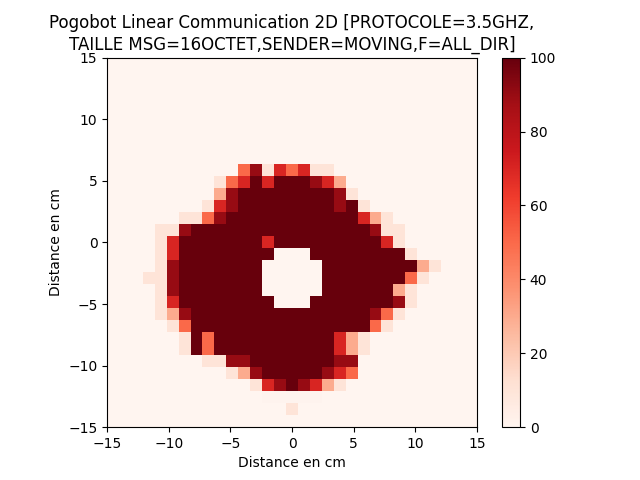

Python code for this plot:
import numpy as np
import matplotlib.pyplot as plt

# Création du tableau de valeurs 2D
x = np.arange(-15, 16)
y = np.arange(-15, 16)


#EXP 16 octets
values1 = np.zeros((31,31))
values2 = np.zeros((31,31))

values1[1] = [0, 0, 0, 0, 0, 0, 0, 0, 0, 0, 0, 0, 0, 0, 0, 10, 0, 0, 0, 0, 0, 0, 0, 0, 0, 0, 0, 0, 0,0, 0]
values2[1] = [0, 0, 0, 0, 0, 0, 0, 0, 0, 0, 0, 0, 0, 0, 0, 1, 0, 0, 0, 0, 0, 0, 0, 0, 0, 0, 0, 0, 0,0,0]

values1[2] = [0, 0, 0, 0, 0, 0, 0, 0, 0, 0, 0, 0, 0, 10, 10, 90, 10, 10, 0, 0, 0, 0, 0, 0, 0, 0,0, 0, 0, 0, 0]
values1[2] = [0, 0, 0, 0, 0, 0, 0, 0, 0, 0, 0, 0, 0, 1, 1, 1, 1, 1, 0, 0, 0, 0, 0, 0, 0, 0,0, 0, 0, 0, 0]

values1[3] = [0, 0, 0, 0, 0, 0, 0, 0, 0, 0, 0, 0, 10, 70, 90, 100, 90, 70, 30, 10, 0, 0, 0,0, 0, 0, 0, 0, 0, 0, 0]
values2[3] = [0, 0, 0, 0, 0, 0, 0, 0, 0, 0, 0, 0, 1, 1, 1, 1, 1, 1, 1, 1, 0, 0, 0, 0, 0, 0,0, 0, 0, 0, 0]

values1[4] = [0, 0, 0, 0, 0, 0, 0, 0, 0, 0, 10, 30, 90, 100, 100, 100, 100, 100, 90, 70, 50, 0, 0, 0, 0, 0, 0, 0, 0, 0, 0]
values2[4] = [0, 0, 0, 0, 0, 0, 0, 0, 0, 0, 1, 1, 1, 1, 1, 1, 1, 1, 1, 1, 1, 0, 0, 0, 0, 0, 0, 0, 0, 0, 0]

values1[5] = [0, 0, 0, 0, 0, 0, 0, 0, 10, 10, 90, 90, 100, 100, 100, 100, 100, 100, 100, 90, 90, 0,0, 0, 0, 0, 0, 0, 0, 0, 0]
values2[5] = [0, 0, 0, 0, 0, 0, 0, 0, 1, 1, 1, 1, 1, 1, 1, 1, 1, 1, 1, 1, 1, 0, 0, 0, 0, 0, 0, 0, 0,0, 0]

values1[6] = [0, 0, 0, 0, 0, 0, 10, 100, 50, 100, 100, 100, 100, 100, 100, 100, 100, 100, 100, 70, 30, 10, 0,0, 0, 0, 0, 0, 0, 0, 0]
values2[6] = [0, 0, 0, 0, 0, 0, 1, 2, 2, 2, 2, 2, 2, 2, 1, 1, 1, 2, 1, 2, 2, 1, 1, 1, 0, 0,  0, 0, 0,0, 0]

values1[7] = [0, 0, 0, 0, 0, 0, 10, 100, 50, 100, 100, 100, 100, 100, 100, 100, 100, 100, 100, 70, 30, 10, 0,0, 0, 0, 0, 0, 0, 0, 0]
values2[7] = [0, 0, 0, 0, 0, 0, 1, 2, 2, 2, 2, 2, 2, 2, 1, 1, 1, 2, 1, 2, 2, 1, 1, 1, 0, 0, 0, 0, 0, 0, 0]

values1[8] = [0, 0, 0, 0, 0, 10, 50, 100, 100, 100, 100, 100, 100, 100, 100, 100, 100, 100, 100, 100, 100, 100, 50, 10, 0, 0, 0, 0, 0, 0, 0]
values2[8] = [0, 0, 0, 0, 0, 1, 1, 2, 2, 2, 2, 2, 2, 2, 1, 1, 1, 2, 2, 2, 2, 2, 1, 1, 0, 0, 0, 0, 0, 0, 0]

values1[9] = [0, 0, 0, 0, 10, 30, 90, 100, 100, 100, 100, 100, 100, 100, 100, 100, 100, 100, 100, 100, 100, 100, 90, 50, 10,0, 0, 0, 0, 0, 0]
values2[9] = [0, 0, 0, 0, 1, 1, 1, 2, 2, 2, 2, 2, 2, 2, 1, 1, 1, 2, 2, 2, 2, 1, 1, 1, 0, 0, 0, 0,0, 0, 0]

values1[10] = [0, 0, 0, 0, 10, 70, 100, 100, 100, 100, 100, 100, 100, 100, 0, 0, 0, 100, 100, 100, 100, 100, 100, 100, 90, 10,0, 0, 0, 0, 0]
values2[10] = [0, 0, 0, 1, 1, 1, 1, 2, 2, 1, 2, 2, 2, 0, 0, 0, 2, 2, 1, 2, 1, 1, 1, 1, 1, 0, 0, 0,0, 0, 0]

values1[11] = [0, 0, 0, 0, 10, 90, 100, 100, 100, 100, 100, 100, 100, 0, 0, 0, 0, 0, 100, 100, 100, 100, 100, 100, 30, 10,  0, 0,0, 0, 0]
values2[11] = [0, 0, 0, 0, 1, 1, 1, 1, 1, 1, 1, 2, 1, 0, 0, 0, 0, 0, 2, 1, 1, 1, 1, 1, 1, 1, 0, 0, 0, 0, 0]

values1[12] = [0, 0, 0, 10, 10, 90, 100, 100, 100, 100, 100, 100, 100, 0, 0, 0, 0, 0, 100, 100, 100, 100, 100, 100, 100, 50, 10, 0, 0, 0, 0]
values2[12] = [0, 0, 0, 1, 1, 1, 1, 1, 1, 1, 1, 1, 1, 1, 0, 0, 0, 0, 0, 1, 1, 1, 2, 1, 1, 1, 1, 0, 0, 0, 0]

values1[13] = [0, 0, 0, 0, 10, 90, 100, 100, 100, 100, 100, 100, 100, 0, 0, 0, 0, 0, 100, 100, 100, 100, 100, 100, 100, 100, 30, 10,  0, 0, 0]
values2[13] = [0, 0, 0, 0, 1, 1, 1, 1, 1, 1, 1, 1, 1, 1, 0, 0, 0, 0, 0, 1, 1, 1, 1, 1, 1, 1, 1, 0, 0,  0, 0]

values1[14] = [0, 0, 0, 0, 10, 70, 100, 100, 100, 100, 100, 100, 100, 100, 0, 0, 0, 100, 100, 100, 100, 100, 100, 100, 100, 10, 0, 0, 0, 0, 0]
values2[14] = [0, 0, 0, 0, 1, 1, 1, 2, 1, 1, 2, 2, 2, 2, 2, 0, 0, 0, 2, 2, 1, 1, 1, 1, 1, 1, 0, 0, 0, 0, 0]

values1[15] = [0, 0, 0, 0, 10, 70, 100, 100, 100, 100, 100,  100, 100, 70, 100, 100,100, 100, 100, 100, 100, 100, 100, 70, 10, 0, 0, 0, 0, 0, 0]
values2[15] = [0, 0, 0, 0, 1, 1, 1, 1, 2, 2, 2, 2, 2, 2, 2, 1, 2, 2, 2, 2, 1, 1, 1, 1, 1, 0, 0, 0, 0, 0, 0]

values1[16] = [0, 0, 0, 0, 10, 10, 90, 100, 100, 100, 100, 100, 100, 100, 100, 100, 100, 100, 100, 100, 100, 100, 90, 10, 10, 0, 0, 0, 0, 0, 0]
values2[16] = [0, 0, 0, 0, 1, 1, 1, 1, 2, 2, 2, 2, 2, 2, 1, 1, 1, 2, 2, 2, 2, 1, 1, 1, 1, 0, 0, 0, 0, 0, 0]

values1[17] = [0, 0, 0, 0, 0, 0, 30, 70, 100, 100, 100, 100, 100, 100, 100, 100, 100, 100, 100, 100, 100, 100, 90, 50, 10, 0, 0, 0, 0, 0, 0]
values2[17] = [0, 0, 0, 0, 0, 0, 1, 1, 2, 2, 2, 2, 2, 2, 1, 1, 1, 2, 2, 2, 2, 1, 1, 1, 1, 0, 0, 0, 0, 0, 0]

values1[17] = [0, 0, 0, 0, 0, 0, 10, 10, 50, 90, 100, 100, 100, 100, 100, 100, 100, 100, 100, 100, 100, 70, 30, 10, 0, 0, 0, 0, 0, 0, 0]
values2[17] = [0, 0, 0, 0, 0, 0, 1, 1, 2, 2, 2, 2, 2, 1, 1, 1, 1, 1, 2, 2, 2, 1, 1, 1, 0, 0, 0, 0, 0, 0, 0]

values1[18] = [0, 0, 0, 0, 0, 0, 0, 0, 10, 70, 90, 100, 100, 100, 100, 100, 100, 100, 100, 90, 100, 10, 0, 0, 0, 0, 0, 0, 0, 0, 0]
values2[18] = [0, 0, 0, 0, 0, 0, 0, 0, 1, 1, 1, 1, 1, 1, 1, 1, 1, 1, 1, 1, 1, 1, 0, 0, 0, 0, 0, 0, 0, 0, 0]

values1[19] = [0, 0, 0, 0, 0, 0, 0, 0, 0, 30, 90, 100, 100, 100, 100, 100, 100, 100, 100, 90, 10, 0, 0, 0, 0,0, 0, 0, 0, 0, 0]
values2[19] = [0, 0, 0, 0, 0, 0, 0, 0, 0, 1, 1, 1, 1, 1, 1, 1, 1, 1, 1, 1, 1, 0, 0, 0, 0, 0, 0, 0,0, 0, 0]

values1[20] = [0, 0, 0, 0, 0, 0, 0, 0, 0, 10, 50, 70, 100, 70, 100, 100, 100, 90, 70, 30, 0, 0, 0, 0, 0, 0, 0,0, 0, 0, 0]
values2[20] = [0, 0, 0, 0, 0, 0, 0, 0, 0, 1, 1, 1, 1, 1, 1, 1, 1, 1, 1, 1, 0, 0, 0, 0, 0, 0, 0, 0,0, 0, 0]

values1[21] = [0, 0, 0, 0, 0, 0, 0, 0, 0, 0, 0, 50, 90, 10, 70, 50, 70, 10, 10, 0, 0, 0, 0, 0, 0, 0,0, 0, 0, 0, 0]
values2[21] = [0, 0, 0, 0, 0, 0, 0, 0, 0, 0, 0, 1, 1, 1, 1, 1, 1, 1, 1, 0, 0, 0, 0, 0, 0, 0, 0, 0,0, 0, 0]



# Création de la heatmap pour la première valeur
heatmap1 = plt.imshow(values1, extent=[-15, 15, -15, 15], origin='lower', cmap='Reds')
#heatmap2 = plt.imshow(values2,extent=[-15.5, 15.5, -15.5, 15.5], origin='lower', cmap='Reds')




plt.xlabel('Distance en cm')
plt.ylabel('Distance en cm')
#plt.title('Nombre d\'emetteurs reconnus par message [PROTOCOLE=3.5GHZ,\nTAILLE MSG=64OCTET,SENDER=MOVING,F=ALL_DIR]')
plt.title('Pogobot Linear Communication 2D [PROTOCOLE=3.5GHZ,\nTAILLE MSG=16OCTET,SENDER=MOVING,F=ALL_DIR]')

cbar = plt.colorbar(heatmap1)
#cbar2 = plt.colorbar(heatmap2)

# Affichage de la figure
plt.show()
